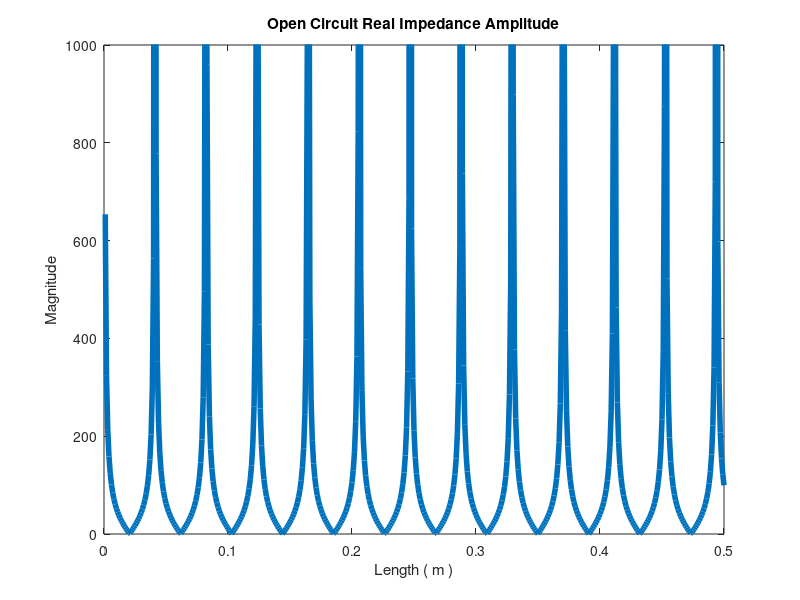
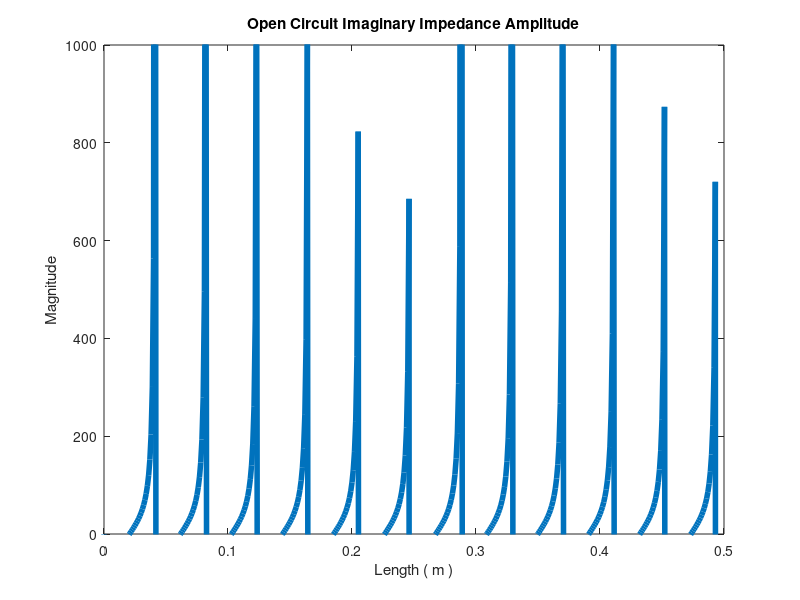
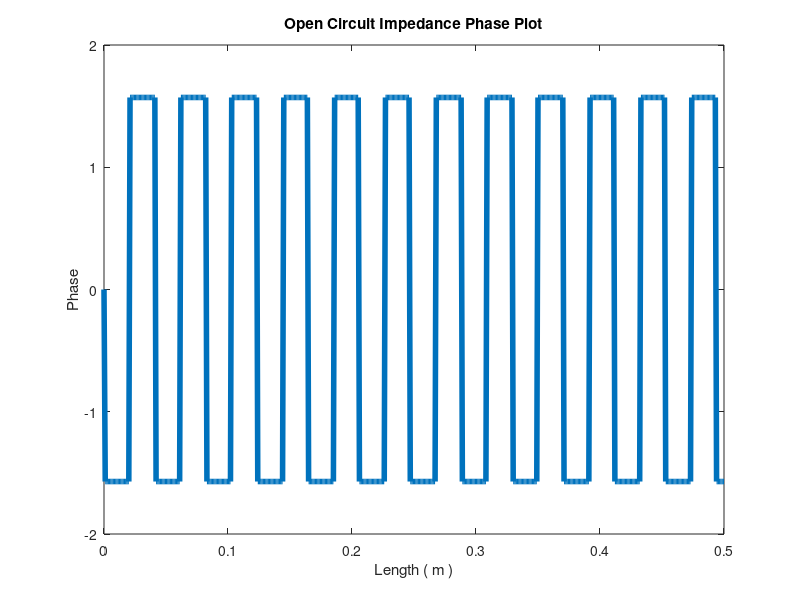

Write MATLAB code to recreate these figures, in order.
clear all
clc
%Aaron Rosen - Fields & Waves II - Project 1 
%CASE D - inf Ohm Amplitude & Phase of Impedance
 
length = 0:0.001:0.5;
%Zo: Characteristic Impedance
Zo = 50;
%Zl: Load Impedance
Zl1 = 50*10e20;

%Frequency
f = 2.4e9;
%w == angular frequency
w = 2.*pi.*f;
%l in m
l = 0.5;
%c == speed of light in m/s
c = 299792458;
%up == propagation velocity
%up of RG58 is 65.9% of c
%up = c/sqrt(er)
%I am going to use the 65.9% to calculate up
%source: http://www.idc-online.com/technical_references/pdfs/data_communications/RG_58.pdf
up = 0.659*c;
%B= up/w
B = w./up;
t = tan(B.*length);
%infohm
num1 = Zl1 + (1j.*Zo.*t);
dem1 = Zo + (1j.*Zl1.*t);
Zin1 = Zo.*(num1./dem1);

figure, plot(length, abs(Zin1), 'LineWidth', 4), ylim([0 1000]), title('Open Circuit Real Impedance Amplitude'), xlabel('Length ( m )'), ylabel('Magnitude');
figure, plot(length, imag(Zin1), 'LineWidth', 4), ylim([0 1000]), title('Open Circuit Imaginary Impedance Amplitude'), xlabel('Length ( m )'), ylabel('Magnitude');

figure, plot(length, angle(Zin1), 'LineWidth', 4),  title('Open Circuit Impedance Phase Plot'), xlabel('Length ( m )'), ylabel('Phase');
